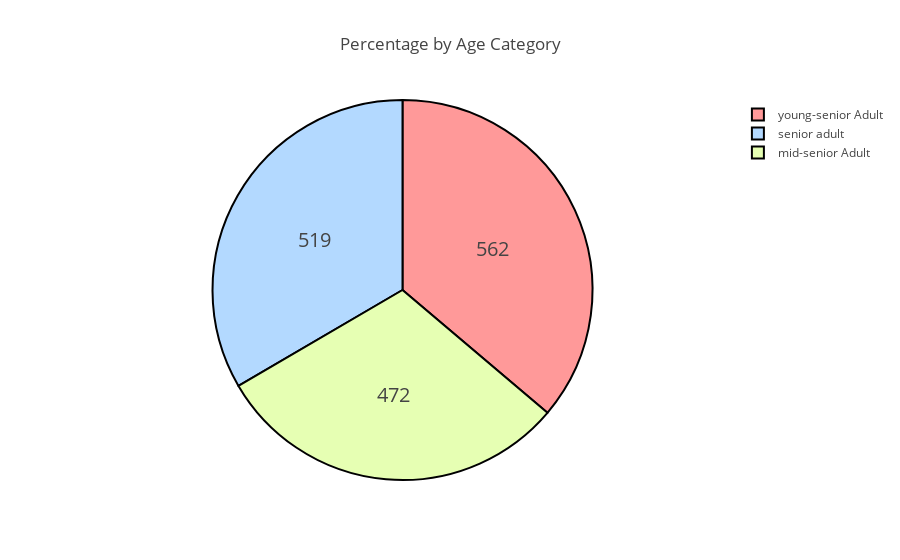

Notebook code for this chart:
### Markdown cell above
#### a)Turning Age into Categorical Variables

### Code cell
df['age_cat'] = np.nan
lst = [df]

for col in lst:
    col.loc[(col['Age'] >= 35) & (col['Age'] <= 40), 'age_cat'] = 'young-senior Adult'
    col.loc[(col['Age'] > 40) & (col['Age'] <= 45), 'age_cat'] = 'mid-senior Adult'
    col.loc[col['Age'] > 45, 'age_cat'] = 'senior adult'
    
    
labels = df["age_cat"].unique().tolist()
amount = df["age_cat"].value_counts().tolist()

colors = ["#ff9999", "#b3d9ff", " #e6ffb3"]

trace = go.Pie(labels=labels, values=amount,
               hoverinfo='label+percent', textinfo='value', 
               textfont=dict(size=20),
               marker=dict(colors=colors, 
                           line=dict(color='#000000', width=2)))

data = [trace]
layout = go.Layout(title="Percentage by Age Category")

fig = go.Figure(data=data, layout=layout)
iplot(fig, filename='basic_pie_chart')

### Figure 1 — Plotly figure (JSON) as saved in the notebook; plotly's stock layout.template omitted (floating-point values rounded to 4 significant figures)
{"data": [{"hoverinfo": "label+percent", "labels": ["young-senior Adult", "senior adult", "mid-senior Adult"], "marker": {"colors": ["#ff9999", "#b3d9ff", " #e6ffb3"], "line": {"color": "#000000", "width": 2}}, "textfont": {"size": 20}, "textinfo": "value", "type": "pie", "uid": "65d73f04-12c2-465e-a38a-49e8c1953386", "values": [562, 519, 472]}], "layout": {"title": {"text": "Percentage by Age Category"}}}
